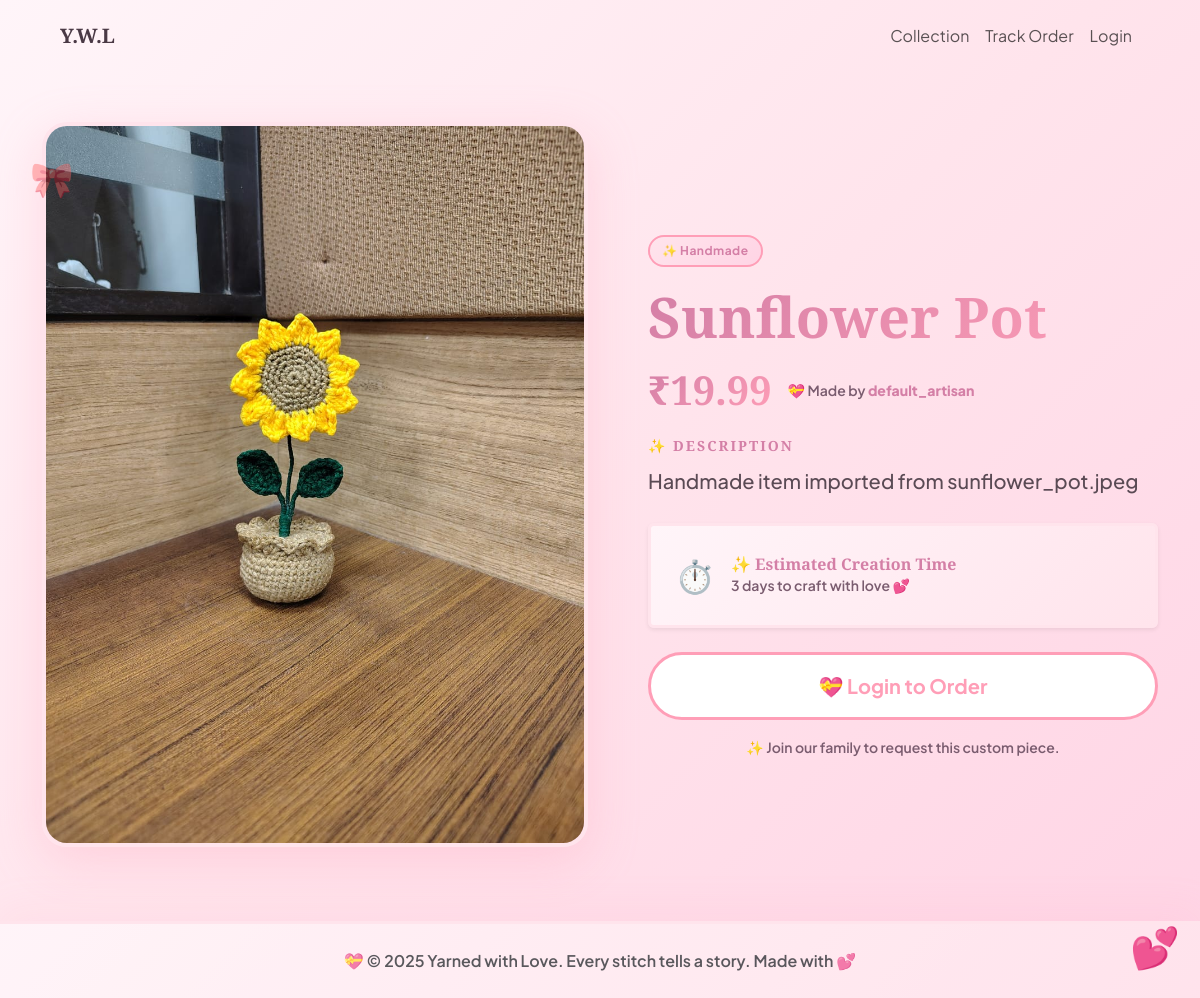
Before: /product/10/ with the older database file.
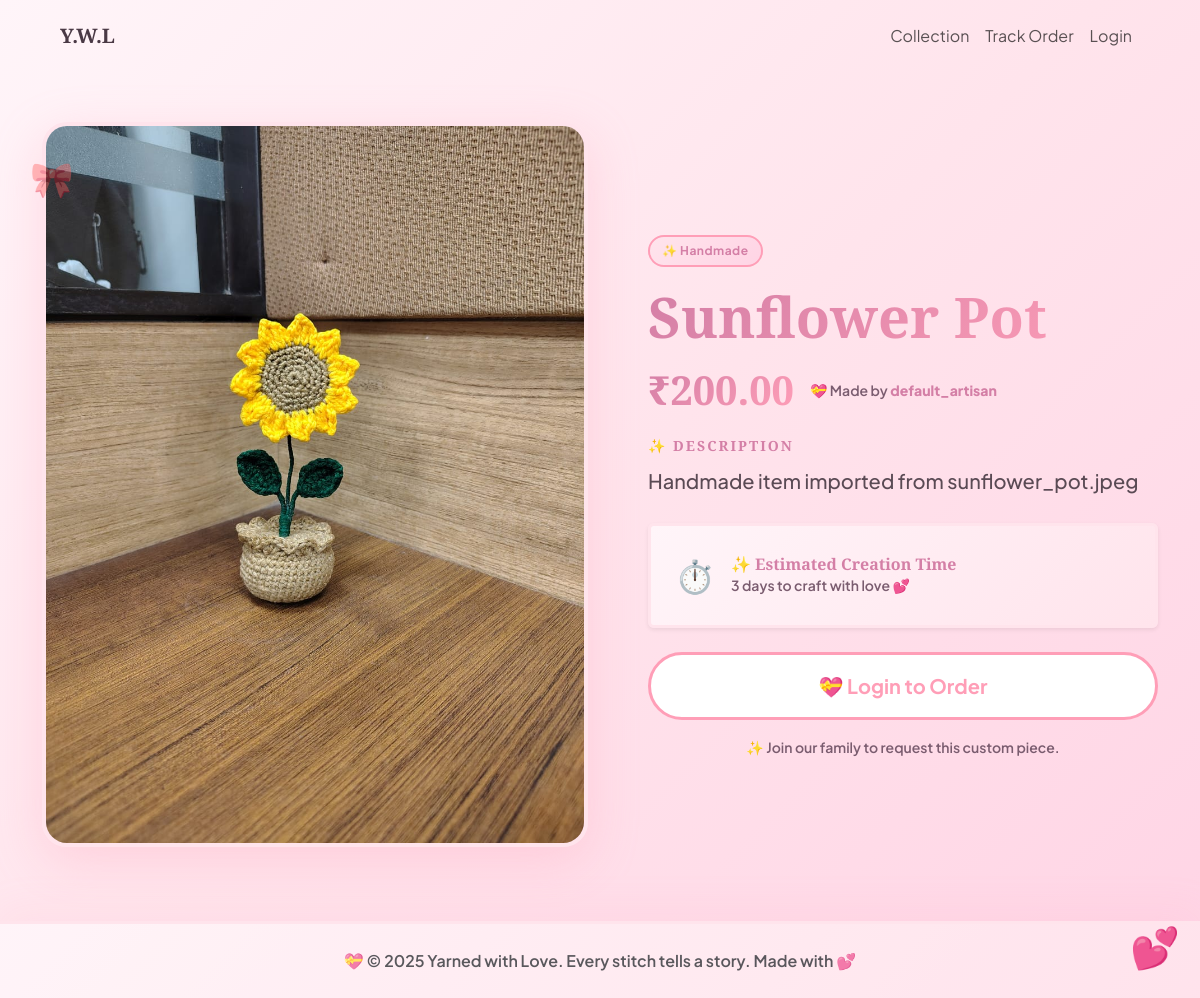
After: the same page with the newer database file.
### store/models.py (models this page shows, shortened)
class Product(models.Model):
    artisan = models.ForeignKey(settings.AUTH_USER_MODEL, on_delete=models.CASCADE, related_name='products')
    category = models.ForeignKey(Category, on_delete=models.SET_NULL, null=True, blank=True)
    name = models.CharField(max_length=200)
    description = models.TextField()
    price = models.DecimalField(max_digits=10, decimal_places=2, validators=[MinValueValidator(0.01)])
    image = models.ImageField(upload_to='products/', blank=True, null=True)
    estimated_days_to_complete = models.PositiveIntegerField(default=7, validators=[MinValueValidator(1)], help_text="Estimated days to make this item")
    is_active = models.BooleanField(default=True, help_text="Uncheck to hide this product")
    created_at = models.DateTimeField(auto_now_add=True)
    updated_at = models.DateTimeField(auto_now=True)
    class Meta:
        ordering = ['-created_at']
        indexes = [
            models.Index(fields=['artisan', '-created_at']),
            models.Index(fields=['category', '-created_at']),
            models.Index(fields=['is_active']),
        ]

class Category(models.Model):
    name = models.CharField(max_length=100)
    slug = models.SlugField(unique=True)
    class Meta:
        verbose_name_plural = "Categories"
        ordering = ['name']

### users/models.py (models this page shows, shortened)
class CustomUser(AbstractUser):
    is_artisan = models.BooleanField(default=False, help_text="Designates whether this user is an artisan/maker.")
    bio = models.TextField(blank=True, help_text="Short bio for the artisan.")
    profile_image = models.ImageField(upload_to='profiles/', blank=True, null=True)
    class Meta:
        indexes = [
            models.Index(fields=['is_artisan']),
        ]

### store/views.py (the view)
# urls.py: path('product/<int:pk>/', views.product_detail, name='product_detail'),
def product_detail(request, pk):
    product = get_object_or_404(Product.objects.select_related('artisan').prefetch_related('reviews'), pk=pk)
    reviews = product.reviews.select_related('customer')
    avg_rating = sum(r.rating for r in reviews) / len(reviews) if reviews else 0
    return render(request, 'store/product_detail.html', {
        'product': product,
        'reviews': reviews,
        'avg_rating': avg_rating
    })

### templates/store/product_detail.html (shortened to what this page needs)
{% extends 'base.html' %}
{% block content %}
<div class="container product-detail-container">
    <div class="row align-items-center">
        <div class="col-md-6 mb-4">
            {% if product.image %}
            <img src="{{ product.image.url }}" class="img-fluid rounded-4 shadow" alt="{{ product.name }}">
            {% else %}
            <div class="d-flex align-items-center justify-content-center rounded-4 shadow-sm product-detail-img">
                <span class="text-muted display-6">🧶 Image Coming Soon</span>
            </div>
            {% endif %}
        </div>
        <div class="col-md-6 ps-md-5">
            <span class="badge badge-artisan mb-3">✨ {{ product.category.name|default:"General" }}</span>
            <h1 class="mb-3 display-4 fw-bold" style="background: linear-gradient(135deg, #d47fa6, #ff9eb7); -webkit-background-clip: text; -webkit-text-fill-color: transparent; background-clip: text;">{{ product.name }}</h1>
            <div class="d-flex align-items-center mb-4">
                <h2 class="h1 mb-0 me-3 text-bronze">₹{{ product.price }}</h2>
                <small style="color: #7a5c6f; font-weight: 600;">💝 Made by <strong style="color: var(--deep-rose);">{{ product.artisan.username }}</strong></small>
            </div>
            <div class="mb-4">
                <h5 class="text-uppercase small ls-1" style="color: var(--deep-rose); font-weight: 700; letter-spacing: 2px;">✨ Description</h5>
                <p class="lead" style="color: #5a4a54; font-weight: 500; line-height: 1.8;">{{ product.description }}</p>
            </div>
            <div class="mb-4 p-4 rounded shadow-sm" style="background: linear-gradient(135deg, #fff5f9, #ffe4ec); border: 3px solid var(--soft-pink);">
                <div class="d-flex align-items-center">
                    <div class="me-3" style="font-size: 2rem;">⏱️</div>
                    <div>
                        <h6 class="mb-0" style="color: var(--deep-rose); font-weight: 700;">✨ Estimated Creation Time</h6>
                        <p class="mb-0 small" style="color: #7a5c6f; font-weight: 600;">{{ product.estimated_days_to_complete }} days to craft with love 💕</p>
                    </div>
                </div>
            </div>
            <div class="d-grid gap-2">
                {% if user.is_authenticated %}
                <a href="{% url 'create_order' product.pk %}" class="btn btn-main btn-lg shadow-sm">🎁 Start My Custom
                    Order</a>
                {% else %}
                <a href="{% url 'login' %}?next={{ request.path }}"
                    class="btn btn-outline-dark btn-lg rounded-pill py-3">💝 Login to Order</a>
                <small class="text-center mt-2" style="color: #7a5c6f; font-weight: 600;">✨ Join our family to request this custom piece.</small>
                {% endif %}
            </div>
        </div>
    </div>
</div>
{% endblock %}

Changed rows visible on the page:
changed Product "Sunflower Pot": price "19.99" → "200.00"
